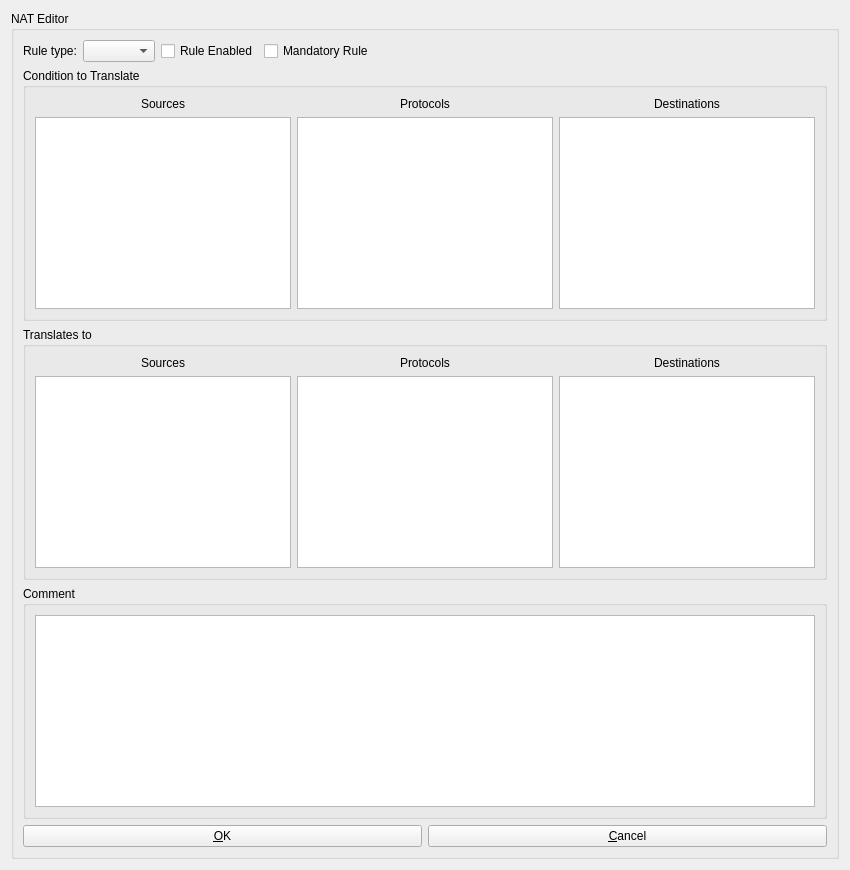
      <widget class="QWidget" name="page_9">
       <layout class="QGridLayout">
        <item row="0" column="0">
         <widget class="QGroupBox" name="nat_groupbox">
          <property name="title">
           <string>NAT Editor</string>
          </property>
          <layout class="QVBoxLayout" name="verticalLayout_15">
           <item>
            <layout class="QHBoxLayout" name="_6">
             <item>
              <widget class="QLabel" name="nat_type_label">
               <property name="text">
                <string>Rule type:</string>
               </property>
              </widget>
             </item>
             <item>
              <widget class="QComboBox" name="nat_type">
               <property name="sizePolicy">
                <sizepolicy hsizetype="Minimum" vsizetype="Fixed">
                 <horstretch>0</horstretch>
                 <verstretch>0</verstretch>
                </sizepolicy>
               </property>
              </widget>
             </item>
             <item>
              <widget class="QCheckBox" name="nat_enabled">
               <property name="text">
                <string>Rule Enabled</string>
               </property>
              </widget>
             </item>
             <item>
              <widget class="QCheckBox" name="nat_mandatory">
               <property name="sizePolicy">
                <sizepolicy hsizetype="MinimumExpanding" vsizetype="Fixed">
                 <horstretch>0</horstretch>
                 <verstretch>0</verstretch>
                </sizepolicy>
               </property>
               <property name="text">
                <string>Mandatory Rule</string>
               </property>
              </widget>
             </item>
            </layout>
           </item>
           <item>
            <widget class="QGroupBox" name="groupBox_4">
             <property name="title">
              <string>Condition to Translate</string>
             </property>
             <layout class="QGridLayout" name="_3">
              <item row="0" column="0">
               <widget class="QLabel" name="label_11">
                <property name="text">
                 <string>Sources</string>
                </property>
                <property name="alignment">
                 <set>Qt::AlignCenter</set>
                </property>
               </widget>
              </item>
              <item row="0" column="1">
               <widget class="QLabel" name="label_12">
                <property name="text">
                 <string>Protocols</string>
                </property>
                <property name="alignment">
                 <set>Qt::AlignCenter</set>
                </property>
               </widget>
              </item>
              <item row="0" column="2">
               <widget class="QLabel" name="label_13">
                <property name="text">
                 <string>Destinations</string>
                </property>
                <property name="alignment">
                 <set>Qt::AlignCenter</set>
                </property>
               </widget>
              </item>
              <item row="1" column="0">
               <widget class="QListWidget" name="nat_sources">
                <property name="minimumSize">
                 <size>
                  <width>1</width>
                  <height>1</height>
                 </size>
                </property>
               </widget>
              </item>
              <item row="1" column="1">
               <widget class="QListWidget" name="nat_filters">
                <property name="minimumSize">
                 <size>
                  <width>1</width>
                  <height>1</height>
                 </size>
                </property>
               </widget>
              </item>
              <item row="1" column="2">
               <widget class="QListWidget" name="nat_destinations">
                <property name="minimumSize">
                 <size>
                  <width>1</width>
                  <height>1</height>
                 </size>
                </property>
               </widget>
              </item>
             </layout>
            </widget>
           </item>
           <item>
            <widget class="QGroupBox" name="nat_translate_group">
             <property name="title">
              <string>Translates to</string>
             </property>
             <layout class="QGridLayout" name="_5">
              <item row="0" column="0">
               <widget class="QLabel" name="label_15">
                <property name="text">
                 <string>Sources</string>
                </property>
                <property name="alignment">
                 <set>Qt::AlignCenter</set>
                </property>
               </widget>
              </item>
              <item row="0" column="1">
               <widget class="QLabel" name="label_16">
                <property name="text">
                 <string>Protocols</string>
                </property>
                <property name="alignment">
                 <set>Qt::AlignCenter</set>
                </property>
               </widget>
              </item>
              <item row="0" column="2">
               <widget class="QLabel" name="label_17">
                <property name="text">
                 <string>Destinations</string>
                </property>
                <property name="alignment">
                 <set>Qt::AlignCenter</set>
                </property>
               </widget>
              </item>
              <item row="1" column="0">
               <widget class="QListWidget" name="nat_nated_sources">
                <property name="minimumSize">
                 <size>
                  <width>1</width>
                  <height>1</height>
                 </size>
                </property>
               </widget>
              </item>
              <item row="1" column="1">
               <widget class="QListWidget" name="nat_nated_filters">
                <property name="minimumSize">
                 <size>
                  <width>1</width>
                  <height>1</height>
                 </size>
                </property>
               </widget>
              </item>
              <item row="1" column="2">
               <widget class="QListWidget" name="nat_nated_destinations">
                <property name="minimumSize">
                 <size>
                  <width>1</width>
                  <height>1</height>
                 </size>
                </property>
               </widget>
              </item>
             </layout>
            </widget>
           </item>
           <item>
            <widget class="QGroupBox" name="groupBox_5">
             <property name="sizePolicy">
              <sizepolicy hsizetype="Preferred" vsizetype="Expanding">
               <horstretch>0</horstretch>
               <verstretch>0</verstretch>
              </sizepolicy>
             </property>
             <property name="title">
              <string>Comment</string>
             </property>
             <layout class="QVBoxLayout" name="_2">
              <item>
               <widget class="QTextEdit" name="nat_comment"/>
              </item>
             </layout>
            </widget>
           </item>
           <item>
            <layout class="QHBoxLayout" name="_4">
             <item>
              <widget class="QPushButton" name="nat_save_button">
               <property name="sizePolicy">
                <sizepolicy hsizetype="Minimum" vsizetype="Expanding">
                 <horstretch>0</horstretch>
                 <verstretch>0</verstretch>
                </sizepolicy>
               </property>
               <property name="text">
                <string>&amp;OK</string>
               </property>
               <property name="icon">
                <iconset resource="../../ufwi-rpcc-qt/resources/ufwi-rpcc-qt.qrc">
                 <normaloff>:/icons/save.png</normaloff>:/icons/save.png</iconset>
               </property>
              </widget>
             </item>
             <item>
              <widget class="QPushButton" name="nat_cancel_button">
               <property name="sizePolicy">
                <sizepolicy hsizetype="Minimum" vsizetype="Expanding">
                 <horstretch>0</horstretch>
                 <verstretch>0</verstretch>
                </sizepolicy>
               </property>
               <property name="text">
                <string>&amp;Cancel</string>
               </property>
               <property name="icon">
                <iconset resource="../../ufwi-rpcc-qt/resources/ufwi-rpcc-qt.qrc">
                 <normaloff>:/icons/wrong.png</normaloff>:/icons/wrong.png</iconset>
               </property>
              </widget>
             </item>
            </layout>
           </item>
          </layout>
         </widget>
        </item>
       </layout>
      </widget>
